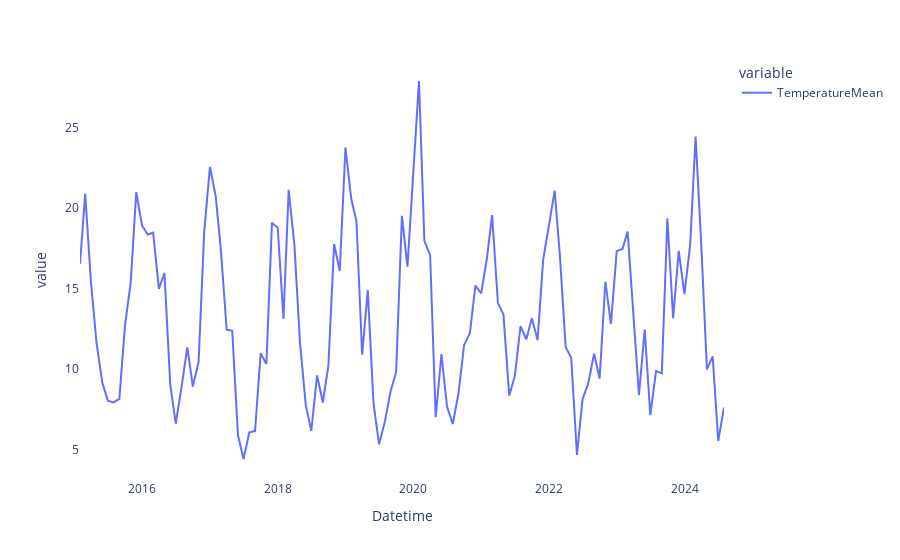

Write notebook code for a chart like this one.
### Code cell
def lineChart(dataset,variable,startDate,endDate,period):


    dataset["Datetime"] = pd.to_datetime(dataset["Datetime"])
    daterange = pd.date_range(startDate, endDate, freq=period)

    filtered_dataset = dataset[dataset["Datetime"].isin(daterange)]

    fig = px.line(filtered_dataset, y=variable,x = "Datetime")
    fig.update_layout(plot_bgcolor='white')
    fig.show()

startDate = pd.Timestamp("2015-01-01", tz='UTC')
endDate = pd.Timestamp("2024-07-31", tz='UTC')
variable = ["TemperatureMean"]
period = "M"
print(lineChart(dataset,variable,startDate,endDate,period))
